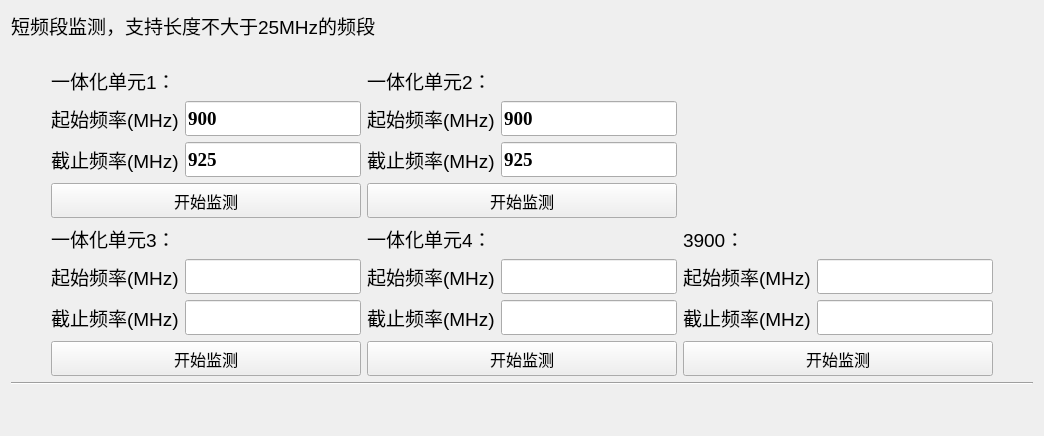
      <widget class="QWidget" name="tab_5">
       <attribute name="title">
        <string>频谱监测</string>
       </attribute>
       <layout class="QVBoxLayout" name="verticalLayout_81">
        <item>
         <widget class="QLabel" name="label_38">
          <property name="font">
           <font>
            <pointsize>14</pointsize>
           </font>
          </property>
          <property name="text">
           <string>短频段监测，支持长度不大于25MHz的频段</string>
          </property>
         </widget>
        </item>
        <item>
         <spacer name="horizontalSpacer_11">
          <property name="orientation">
           <enum>Qt::Horizontal</enum>
          </property>
          <property name="sizeHint" stdset="0">
           <size>
            <width>40</width>
            <height>20</height>
           </size>
          </property>
         </spacer>
        </item>
        <item>
         <layout class="QGridLayout" name="gridLayout_6">
          <item row="1" column="0">
           <spacer name="horizontalSpacer_9">
            <property name="orientation">
             <enum>Qt::Horizontal</enum>
            </property>
            <property name="sizeHint" stdset="0">
             <size>
              <width>40</width>
              <height>20</height>
             </size>
            </property>
           </spacer>
          </item>
          <item row="0" column="1">
           <layout class="QVBoxLayout" name="verticalLayout_18">
            <item>
             <widget class="QLabel" name="label_34">
              <property name="font">
               <font>
                <pointsize>14</pointsize>
               </font>
              </property>
              <property name="text">
               <string>一体化单元1：</string>
              </property>
             </widget>
            </item>
            <item>
             <layout class="QGridLayout" name="gridLayout_2">
              <item row="1" column="1">
               <widget class="QLineEdit" name="lineEdit_26">
                <property name="minimumSize">
                 <size>
                  <width>0</width>
                  <height>35</height>
                 </size>
                </property>
                <property name="font">
                 <font>
                  <family>Times New Roman</family>
                  <pointsize>14</pointsize>
                  <weight>75</weight>
                  <bold>true</bold>
                 </font>
                </property>
                <property name="text">
                 <string>925</string>
                </property>
               </widget>
              </item>
              <item row="0" column="1">
               <widget class="QLineEdit" name="lineEdit_27">
                <property name="minimumSize">
                 <size>
                  <width>0</width>
                  <height>35</height>
                 </size>
                </property>
                <property name="font">
                 <font>
                  <family>Times New Roman</family>
                  <pointsize>14</pointsize>
                  <weight>75</weight>
                  <bold>true</bold>
                 </font>
                </property>
                <property name="text">
                 <string>900</string>
                </property>
               </widget>
              </item>
              <item row="0" column="0">
               <widget class="QLabel" name="label_29">
                <property name="font">
                 <font>
                  <pointsize>14</pointsize>
                 </font>
                </property>
                <property name="text">
                 <string>起始频率(MHz)</string>
                </property>
               </widget>
              </item>
              <item row="1" column="0">
               <widget class="QLabel" name="label_30">
                <property name="font">
                 <font>
                  <pointsize>14</pointsize>
                 </font>
                </property>
                <property name="text">
                 <string>截止频率(MHz)</string>
                </property>
               </widget>
              </item>
             </layout>
            </item>
            <item>
             <widget class="QPushButton" name="pushButton_23">
              <property name="sizePolicy">
               <sizepolicy hsizetype="Minimum" vsizetype="Fixed">
                <horstretch>0</horstretch>
                <verstretch>0</verstretch>
               </sizepolicy>
              </property>
              <property name="minimumSize">
               <size>
                <width>125</width>
                <height>35</height>
               </size>
              </property>
              <property name="font">
               <font>
                <pointsize>12</pointsize>
               </font>
              </property>
              <property name="cursor">
               <cursorShape>PointingHandCursor</cursorShape>
              </property>
              <property name="text">
               <string>开始监测</string>
              </property>
             </widget>
            </item>
           </layout>
          </item>
          <item row="0" column="2">
           <layout class="QVBoxLayout" name="verticalLayout_19">
            <item>
             <widget class="QLabel" name="label_39">
              <property name="font">
               <font>
                <pointsize>14</pointsize>
               </font>
              </property>
              <property name="text">
               <string>一体化单元2：</string>
              </property>
             </widget>
            </item>
            <item>
             <layout class="QGridLayout" name="gridLayout_3">
              <item row="1" column="1">
               <widget class="QLineEdit" name="lineEdit_28">
                <property name="minimumSize">
                 <size>
                  <width>0</width>
                  <height>35</height>
                 </size>
                </property>
                <property name="font">
                 <font>
                  <family>Times New Roman</family>
                  <pointsize>14</pointsize>
                  <weight>75</weight>
                  <bold>true</bold>
                 </font>
                </property>
                <property name="text">
                 <string>925</string>
                </property>
               </widget>
              </item>
              <item row="0" column="1">
               <widget class="QLineEdit" name="lineEdit_29">
                <property name="minimumSize">
                 <size>
                  <width>0</width>
                  <height>35</height>
                 </size>
                </property>
                <property name="font">
                 <font>
                  <family>Times New Roman</family>
                  <pointsize>14</pointsize>
                  <weight>75</weight>
                  <bold>true</bold>
                 </font>
                </property>
                <property name="text">
                 <string>900</string>
                </property>
               </widget>
              </item>
              <item row="0" column="0">
               <widget class="QLabel" name="label_31">
                <property name="font">
                 <font>
                  <pointsize>14</pointsize>
                 </font>
                </property>
                <property name="text">
                 <string>起始频率(MHz)</string>
                </property>
               </widget>
              </item>
              <item row="1" column="0">
               <widget class="QLabel" name="label_41">
                <property name="font">
                 <font>
                  <pointsize>14</pointsize>
                 </font>
                </property>
                <property name="text">
                 <string>截止频率(MHz)</string>
                </property>
               </widget>
              </item>
             </layout>
            </item>
            <item>
             <widget class="QPushButton" name="pushButton_24">
              <property name="sizePolicy">
               <sizepolicy hsizetype="Minimum" vsizetype="Fixed">
                <horstretch>0</horstretch>
                <verstretch>0</verstretch>
               </sizepolicy>
              </property>
              <property name="minimumSize">
               <size>
                <width>125</width>
                <height>35</height>
               </size>
              </property>
              <property name="font">
               <font>
                <pointsize>12</pointsize>
               </font>
              </property>
              <property name="cursor">
               <cursorShape>PointingHandCursor</cursorShape>
              </property>
              <property name="text">
               <string>开始监测</string>
              </property>
             </widget>
            </item>
           </layout>
          </item>
          <item row="1" column="1">
           <layout class="QVBoxLayout" name="verticalLayout_21">
            <item>
             <widget class="QLabel" name="label_42">
              <property name="font">
               <font>
                <pointsize>14</pointsize>
               </font>
              </property>
              <property name="text">
               <string>一体化单元3：</string>
              </property>
             </widget>
            </item>
            <item>
             <layout class="QGridLayout" name="gridLayout_4">
              <item row="1" column="1">
               <widget class="QLineEdit" name="lineEdit_30">
                <property name="minimumSize">
                 <size>
                  <width>0</width>
                  <height>35</height>
                 </size>
                </property>
                <property name="font">
                 <font>
                  <family>Times New Roman</family>
                  <pointsize>14</pointsize>
                  <weight>75</weight>
                  <bold>true</bold>
                 </font>
                </property>
               </widget>
              </item>
              <item row="0" column="1">
               <widget class="QLineEdit" name="lineEdit_31">
                <property name="minimumSize">
                 <size>
                  <width>0</width>
                  <height>35</height>
                 </size>
                </property>
                <property name="font">
                 <font>
                  <family>Times New Roman</family>
                  <pointsize>14</pointsize>
                  <weight>75</weight>
                  <bold>true</bold>
                 </font>
                </property>
               </widget>
              </item>
              <item row="0" column="0">
               <widget class="QLabel" name="label_43">
                <property name="font">
                 <font>
                  <pointsize>14</pointsize>
                 </font>
                </property>
                <property name="text">
                 <string>起始频率(MHz)</string>
                </property>
               </widget>
              </item>
              <item row="1" column="0">
               <widget class="QLabel" name="label_44">
                <property name="font">
                 <font>
                  <pointsize>14</pointsize>
                 </font>
                </property>
                <property name="text">
                 <string>截止频率(MHz)</string>
                </property>
               </widget>
              </item>
             </layout>
            </item>
            <item>
             <widget class="QPushButton" name="pushButton_25">
              <property name="sizePolicy">
               <sizepolicy hsizetype="Minimum" vsizetype="Fixed">
                <horstretch>0</horstretch>
                <verstretch>0</verstretch>
               </sizepolicy>
              </property>
              <property name="minimumSize">
               <size>
                <width>125</width>
                <height>35</height>
               </size>
              </property>
              <property name="font">
               <font>
                <pointsize>12</pointsize>
               </font>
              </property>
              <property name="cursor">
               <cursorShape>PointingHandCursor</cursorShape>
              </property>
              <property name="text">
               <string>开始监测</string>
              </property>
             </widget>
            </item>
           </layout>
          </item>
          <item row="1" column="4">
           <layout class="QVBoxLayout" name="verticalLayout_23">
            <item>
             <widget class="QLabel" name="label_116">
              <property name="font">
               <font>
                <pointsize>14</pointsize>
               </font>
              </property>
              <property name="text">
               <string>3900：</string>
              </property>
             </widget>
            </item>
            <item>
             <layout class="QGridLayout" name="gridLayout_19">
              <item row="1" column="1">
               <widget class="QLineEdit" name="lineEdit_75">
                <property name="minimumSize">
                 <size>
                  <width>0</width>
                  <height>35</height>
                 </size>
                </property>
                <property name="font">
                 <font>
                  <family>Times New Roman</family>
                  <pointsize>14</pointsize>
                  <weight>75</weight>
                  <bold>true</bold>
                 </font>
                </property>
               </widget>
              </item>
              <item row="0" column="1">
               <widget class="QLineEdit" name="lineEdit_76">
                <property name="minimumSize">
                 <size>
                  <width>0</width>
                  <height>35</height>
                 </size>
                </property>
                <property name="font">
                 <font>
                  <family>Times New Roman</family>
                  <pointsize>14</pointsize>
                  <weight>75</weight>
                  <bold>true</bold>
                 </font>
                </property>
               </widget>
              </item>
              <item row="0" column="0">
               <widget class="QLabel" name="label_117">
                <property name="font">
                 <font>
                  <pointsize>14</pointsize>
                 </font>
                </property>
                <property name="text">
                 <string>起始频率(MHz)</string>
                </property>
               </widget>
              </item>
              <item row="1" column="0">
               <widget class="QLabel" name="label_118">
                <property name="font">
                 <font>
                  <pointsize>14</pointsize>
                 </font>
                </property>
                <property name="text">
                 <string>截止频率(MHz)</string>
                </property>
               </widget>
              </item>
             </layout>
            </item>
            <item>
             <widget class="QPushButton" name="pushButton_85">
              <property name="sizePolicy">
               <sizepolicy hsizetype="Minimum" vsizetype="Fixed">
                <horstretch>0</horstretch>
                <verstretch>0</verstretch>
               </sizepolicy>
              </property>
              <property name="minimumSize">
               <size>
                <width>125</width>
                <height>35</height>
               </size>
              </property>
              <property name="font">
               <font>
                <pointsize>12</pointsize>
               </font>
              </property>
              <property name="cursor">
               <cursorShape>PointingHandCursor</cursorShape>
              </property>
              <property name="text">
               <string>开始监测</string>
              </property>
             </widget>
            </item>
           </layout>
          </item>
          <item row="1" column="2">
           <layout class="QVBoxLayout" name="verticalLayout_17">
            <item>
             <widget class="QLabel" name="label_33">
              <property name="font">
               <font>
                <pointsize>14</pointsize>
               </font>
              </property>
              <property name="text">
               <string>一体化单元4：</string>
              </property>
             </widget>
            </item>
            <item>
             <layout class="QGridLayout" name="gridLayout">
              <item row="1" column="1">
               <widget class="QLineEdit" name="lineEdit_23">
                <property name="minimumSize">
                 <size>
                  <width>0</width>
                  <height>35</height>
                 </size>
                </property>
                <property name="font">
                 <font>
                  <family>Times New Roman</family>
                  <pointsize>14</pointsize>
                  <weight>75</weight>
                  <bold>true</bold>
                 </font>
                </property>
               </widget>
              </item>
              <item row="0" column="1">
               <widget class="QLineEdit" name="lineEdit_22">
                <property name="minimumSize">
                 <size>
                  <width>0</width>
                  <height>35</height>
                 </size>
                </property>
                <property name="font">
                 <font>
                  <family>Times New Roman</family>
                  <pointsize>14</pointsize>
                  <weight>75</weight>
                  <bold>true</bold>
                 </font>
                </property>
               </widget>
              </item>
              <item row="0" column="0">
               <widget class="QLabel" name="label_27">
                <property name="font">
                 <font>
                  <pointsize>14</pointsize>
                 </font>
                </property>
                <property name="text">
                 <string>起始频率(MHz)</string>
                </property>
               </widget>
              </item>
              <item row="1" column="0">
               <widget class="QLabel" name="label_28">
                <property name="font">
                 <font>
                  <pointsize>14</pointsize>
                 </font>
                </property>
                <property name="text">
                 <string>截止频率(MHz)</string>
                </property>
               </widget>
              </item>
             </layout>
            </item>
            <item>
             <widget class="QPushButton" name="pushButton_26">
              <property name="sizePolicy">
               <sizepolicy hsizetype="Minimum" vsizetype="Fixed">
                <horstretch>0</horstretch>
                <verstretch>0</verstretch>
               </sizepolicy>
              </property>
              <property name="minimumSize">
               <size>
                <width>125</width>
                <height>35</height>
               </size>
              </property>
              <property name="font">
               <font>
                <pointsize>12</pointsize>
               </font>
              </property>
              <property name="cursor">
               <cursorShape>PointingHandCursor</cursorShape>
              </property>
              <property name="text">
               <string>开始监测</string>
              </property>
             </widget>
            </item>
           </layout>
          </item>
          <item row="1" column="5">
           <spacer name="horizontalSpacer_6">
            <property name="orientation">
             <enum>Qt::Horizontal</enum>
            </property>
            <property name="sizeHint" stdset="0">
             <size>
              <width>40</width>
              <height>20</height>
             </size>
            </property>
           </spacer>
          </item>
         </layout>
        </item>
        <item>
         <widget class="Line" name="line_2">
          <property name="orientation">
           <enum>Qt::Horizontal</enum>
          </property>
         </widget>
        </item>
        <item>
         <spacer name="verticalSpacer_4">
          <property name="orientation">
           <enum>Qt::Vertical</enum>
          </property>
          <property name="sizeHint" stdset="0">
           <size>
            <width>20</width>
            <height>40</height>
           </size>
          </property>
         </spacer>
        </item>
       </layout>
      </widget>
